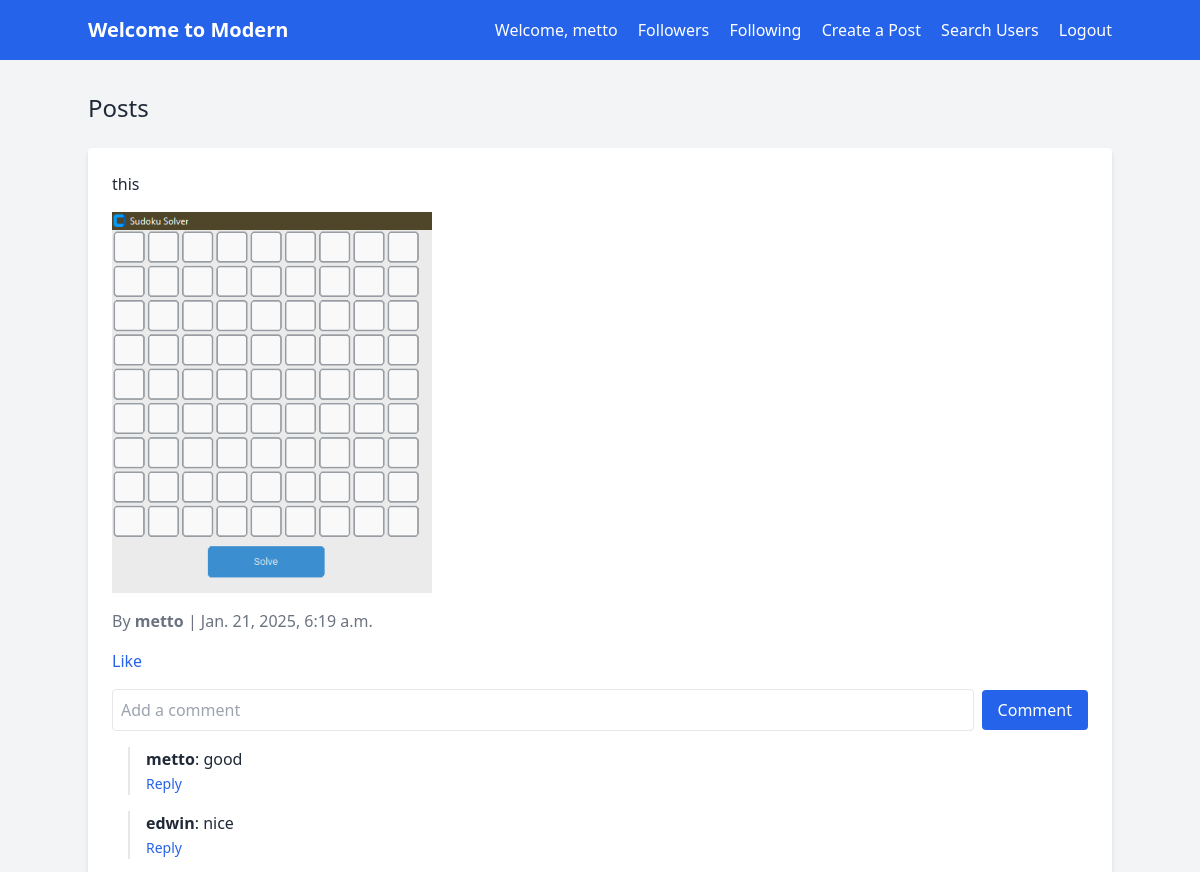
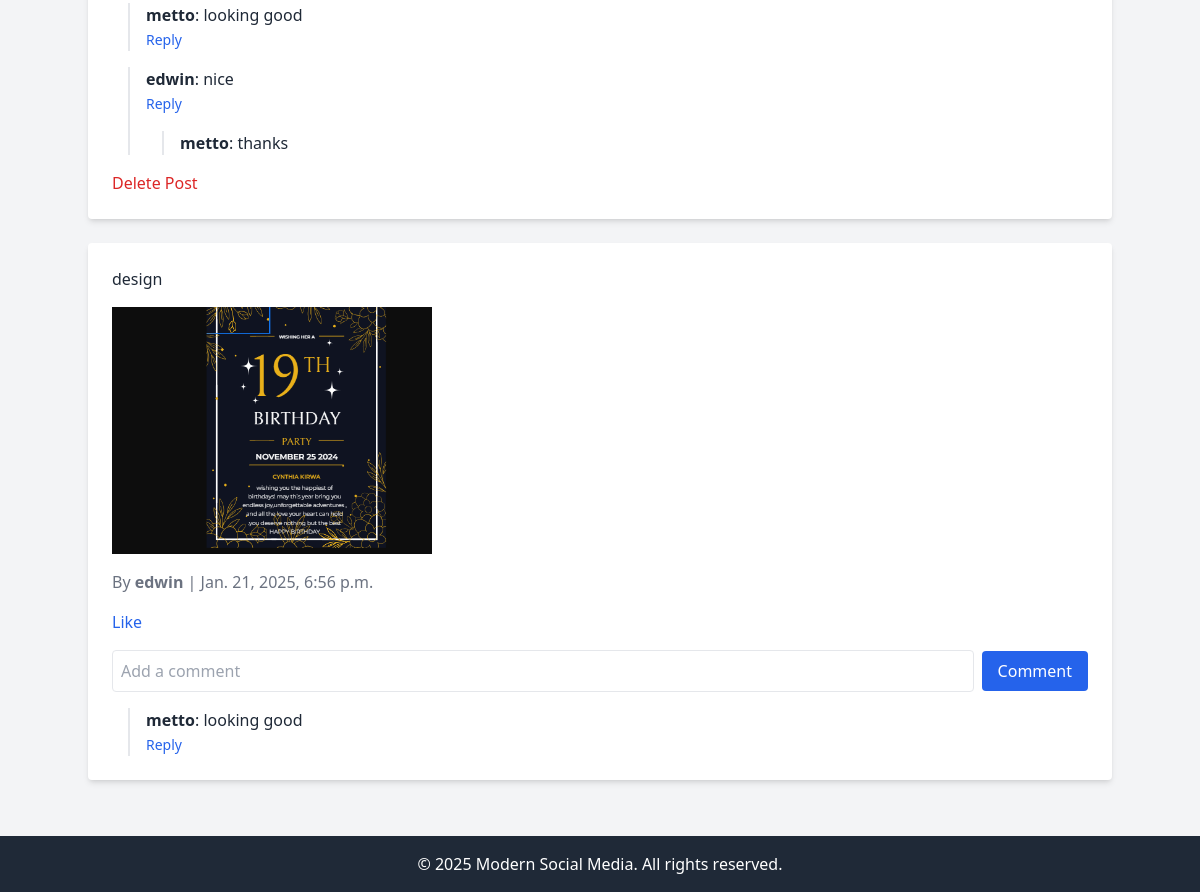
The app's page / (signed in) with its own data (2 pictures, top to bottom).
### media/models.py (models this page shows)
class Post(models.Model):
    user = models.ForeignKey(User, on_delete=models.CASCADE)
    content = models.TextField()
    image = models.ImageField(upload_to='posts/', null=True, blank=True)
    created_at = models.DateTimeField(auto_now_add=True)

class Comment(models.Model):
    user = models.ForeignKey(User, on_delete=models.CASCADE)
    post = models.ForeignKey(Post, on_delete=models.CASCADE, related_name="comments")
    parent = models.ForeignKey('self', null=True, blank=True, on_delete=models.CASCADE, related_name="replies")
    content = models.TextField()
    created_at = models.DateTimeField(auto_now_add=True)

### media/views.py (the view)
# urls.py: path('', views.home, name='home'),
def home(request):
    posts = Post.objects.all()
    for post in posts:
        post.top_level_comments = post.comments.filter(parent=None)
    return render(request, 'home.html', {'posts': posts})

### media/templates/home.html (shortened to what this page needs)
<!DOCTYPE html>
<html lang="en">
<head>
    <script src="https://cdn.tailwindcss.com"></script>
</head>
<body class="bg-gray-100 text-gray-800">
    <header class="bg-blue-600 text-white py-4">
        <div class="container mx-auto flex justify-between items-center">
            <h1 class="text-xl font-bold">Welcome to Modern</h1>
            <nav>
                {% if user.is_authenticated %}
                    <span class="mr-4">Welcome, {{ user.username }}</span>
                    <a href="{% url 'user_followers' user.id %}" class="text-white mr-4">Followers</a>
                    <a href="{% url 'user_following' user.id %}" class="text-white mr-4">Following</a>
                    <a href="{% url 'create_post' %}" class="text-white mr-4">Create a Post</a>
                    <a href="{% url 'search_users' %}" class="text-white mr-4">Search Users</a>
                    <a href="{% url 'logout' %}" class="text-white">Logout</a>
                {% else %}
                    <a href="{% url 'login' %}" class="text-white mr-4">Login</a>
                    <a href="{% url 'signup' %}" class="text-white">Signup</a>
                {% endif %}
            </nav>
        </div>
    </header>
    <main class="container mx-auto py-8">
        <h2 class="text-2xl mb-6">Posts</h2>
        {% for post in posts %}
            <div class="bg-white rounded shadow-md p-6 mb-6">
                <p class="mb-4">{{ post.content }}</p>
                {% if post.image %}
                    <img src="{{ post.image.url }}" alt="Post Image" class="w-full h-auto max-w-xs mb-4">
                {% endif %}
                <p class="text-gray-500">By <span class="font-bold">{{ post.user.username }}</span> | {{ post.created_at }}</p>
                <div class="mt-4">
                    <a href="{% url 'like_post' post.id %}" class="text-blue-600">Like</a>
                    <form method="POST" action="{% url 'comment_post' post.id %}" class="mt-4">
                        <div class="flex items-center">
                            <input type="text" name="content" placeholder="Add a comment" class="border rounded p-2 w-full mr-2">
                            <button type="submit" class="bg-blue-600 text-white px-4 py-2 rounded">Comment</button>
                        </div>
                    </form>
                    {% for comment in post.top_level_comments %}
                        <div class="mt-4 ml-4 border-l-2 pl-4">
                            <p><span class="font-bold">{{ comment.user.username }}</span>: {{ comment.content }}</p>
                            <button onclick="toggleReplyForm({{ comment.id }})" class="text-blue-600 text-sm">Reply</button>
                            {% for reply in comment.replies.all %}
                                <div class="mt-4 ml-4 border-l-2 pl-4">
                                    <p><span class="font-bold">{{ reply.user.username }}</span>: {{ reply.content }}</p>
                                </div>
                            {% endfor %}
                        </div>
                    {% endfor %}
                    {% if post.user == user %}
                        <a href="{% url 'delete_post' post.id %}" class="text-red-600 mt-4 block">Delete Post</a>
                    {% endif %}
                </div>
            </div>
        {% endfor %}
    </main>
    <footer class="bg-gray-800 text-white text-center py-4">
        <p>&copy; 2025 Modern Social Media. All rights reserved.</p>
    </footer>
</body>
</html>

### records on screen
Post: content "this", image (picture), user.username "metto", created_at "Jan. 21, 2025, 6:19 a.m.", shows "Delete Post"
Comment: user.username "metto", content "good"
Comment: user.username "edwin", content "nice"
Comment: user.username "metto", content "looking good"
Comment: user.username "edwin", content "nice"
Comment: user.username "metto", content "thanks"
Post: content "design", image (picture), user.username "edwin", created_at "Jan. 21, 2025, 6:56 p.m."
Comment: user.username "metto", content "looking good"

### other values on screen
{{ user.username }} "metto"
